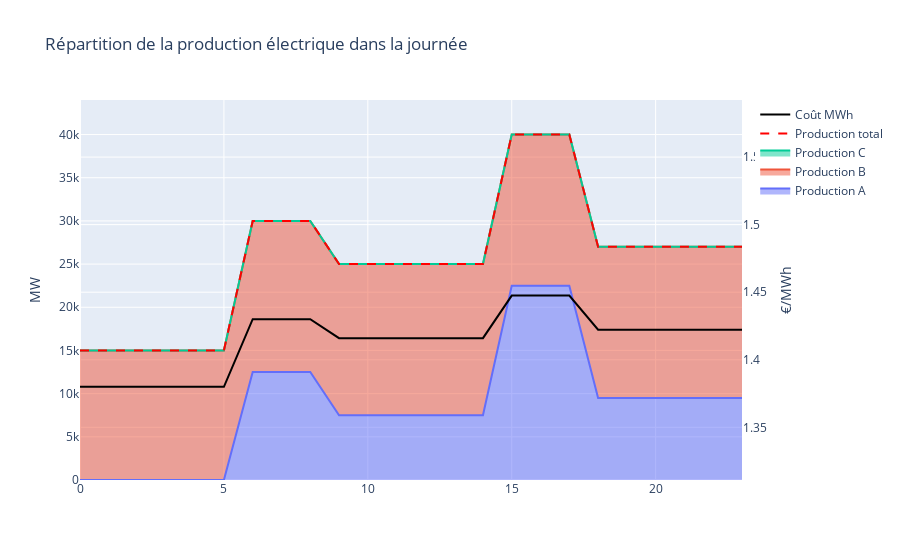

The notebook cell saved with this chart:
### Code cell
from turtle import color
import plotly.graph_objects as go

def Results_viz(df,dict_Thermique):
    fig = go.Figure()

    Y = df["Consommation (MW)"].copy()*0
    for X in dict_Thermique:
        Y += df[f"Puissance tot {X}"]
        fig.add_trace(
            go.Scatter(
            x=df["h"], 
            y=Y, 
            fill='tonexty',
            name = f"Production {X}"
            )
        )

    # fig.add_trace(
    #     go.Scatter(
    #         x = df["h"],
    #         y = df["Consommation (MW)"],
    #         name = "Consommation"
    #     )
    # )
    fig.add_trace(
        go.Scatter(
            x = df["h"],
            y = df["Production total"],
            name="Production total",
            line = dict(dash='dash',color="red")
        )
    )
    fig.add_trace(
        go.Scatter(
            x=df["h"],
            y=df["Coût MWh"],
            yaxis="y2",
            name="Coût MWh",
            line_color="black"
        )
    )

    fig.update_layout(
        hovermode='x',
        yaxis=dict(title="MW" ,range=[0,df["Consommation (MW)"].max()*1.1]),
        yaxis2=dict(title="€/MWh",
        range=[df["Coût MWh"].min()*0.95,df["Coût MWh"].max()*1.1],
        anchor="free",
        overlaying="y",
        side="right",
        position=1
        ),
        title = "Répartition de la production électrique dans la journée"
    )
    return fig
fig = Results_viz(df,dict_Thermique)
fig.show()

### Figure 1 — Plotly figure (JSON) as saved in the notebook; plotly's stock layout.template omitted (floating-point values rounded to 4 significant figures)
{"data": [{"fill": "tonexty", "name": "Production A", "type": "scatter", "x": [0, 1, 2, 3, 4, 5, 6, 7, 8, 9, 10, 11, 12, 13, 14, 15, 16, 17, 18, 19, 20, 21, 22, 23], "y": [0, 0, 0, 0, 0, 0, 12500, 12500, 12500, 7500, 7500, 7500, 7500, 7500, 7500, 22500, 22500, 22500, 9500, 9500, 9500, 9500, 9500, 9500]}, {"fill": "tonexty", "name": "Production B", "type": "scatter", "x": [0, 1, 2, 3, 4, 5, 6, 7, 8, 9, 10, 11, 12, 13, 14, 15, 16, 17, 18, 19, 20, 21, 22, 23], "y": [15000, 15000, 15000, 15000, 15000, 15000, 30000, 30000, 30000, 25000, 25000, 25000, 25000, 25000, 25000, 40000, 40000, 40000, 27000, 27000, 27000, 27000, 27000, 27000]}, {"fill": "tonexty", "name": "Production C", "type": "scatter", "x": [0, 1, 2, 3, 4, 5, 6, 7, 8, 9, 10, 11, 12, 13, 14, 15, 16, 17, 18, 19, 20, 21, 22, 23], "y": [15000, 15000, 15000, 15000, 15000, 15000, 30000, 30000, 30000, 25000, 25000, 25000, 25000, 25000, 25000, 40000, 40000, 40000, 27000, 27000, 27000, 27000, 27000, 27000]}, {"line": {"color": "red", "dash": "dash"}, "name": "Production total", "type": "scatter", "x": [0, 1, 2, 3, 4, 5, 6, 7, 8, 9, 10, 11, 12, 13, 14, 15, 16, 17, 18, 19, 20, 21, 22, 23], "y": [15000, 15000, 15000, 15000, 15000, 15000, 30000, 30000, 30000, 25000, 25000, 25000, 25000, 25000, 25000, 40000, 40000, 40000, 27000, 27000, 27000, 27000, 27000, 27000]}, {"line": {"color": "black"}, "name": "Coût MWh", "type": "scatter", "x": [0, 1, 2, 3, 4, 5, 6, 7, 8, 9, 10, 11, 12, 13, 14, 15, 16, 17, 18, 19, 20, 21, 22, 23], "y": [1.38, 1.38, 1.38, 1.38, 1.38, 1.38, 1.43, 1.43, 1.43, 1.416, 1.416, 1.416, 1.416, 1.416, 1.416, 1.448, 1.448, 1.448, 1.422, 1.422, 1.422, 1.422, 1.422, 1.422], "yaxis": "y2"}], "layout": {"hovermode": "x", "title": {"text": "Répartition de la production électrique dans la journée"}, "yaxis": {"range": [0, 44000], "title": {"text": "MW"}}, "yaxis2": {"anchor": "free", "overlaying": "y", "position": 1, "range": [1.311, 1.592], "side": "right", "title": {"text": "€/MWh"}}}}
